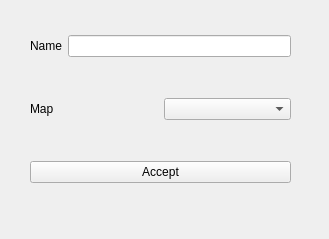
<?xml version="1.0" encoding="UTF-8"?>
<ui version="4.0">
 <class>CreateGame</class>
 <widget class="QWidget" name="CreateGame">
  <property name="geometry">
   <rect>
    <x>0</x>
    <y>0</y>
    <width>329</width>
    <height>239</height>
   </rect>
  </property>
  <property name="windowTitle">
   <string>Form</string>
  </property>
  <widget class="QWidget" name="verticalLayoutWidget">
   <property name="geometry">
    <rect>
     <x>30</x>
     <y>0</y>
     <width>261</width>
     <height>221</height>
    </rect>
   </property>
   <layout class="QVBoxLayout" name="verticalLayout">
    <item>
     <layout class="QHBoxLayout" name="horizontalLayout">
      <item>
       <widget class="QLabel" name="label">
        <property name="text">
         <string>Name</string>
        </property>
       </widget>
      </item>
      <item>
       <widget class="QLineEdit" name="gameName"/>
      </item>
     </layout>
    </item>
    <item>
     <layout class="QHBoxLayout" name="horizontalLayout_3">
      <item>
       <widget class="QLabel" name="label_3">
        <property name="text">
         <string>Map</string>
        </property>
       </widget>
      </item>
      <item>
       <widget class="QComboBox" name="mapCombo"/>
      </item>
     </layout>
    </item>
    <item>
     <widget class="QPushButton" name="acceptButton">
      <property name="text">
       <string>Accept</string>
      </property>
     </widget>
    </item>
   </layout>
  </widget>
 </widget>
 <resources/>
 <connections/>
</ui>
